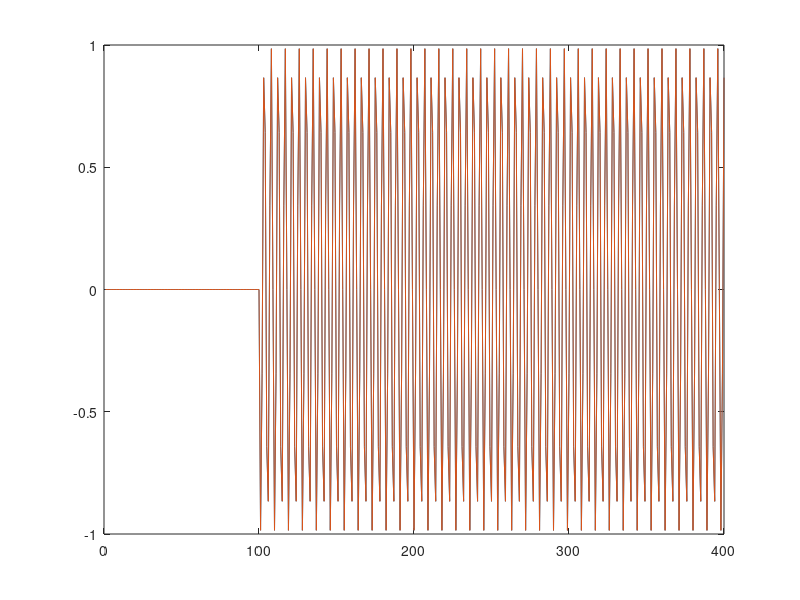

This chart was generated by the following MATLAB code:
clear;

fs=8000;

f0=440;
w0=f0*pi/180;

N=400;

y=zeros(N,1);
x=zeros(N,1);
x(100)=1;

r=1.000001;

a1=-2*r*cos(w0*fs);
a2=r*r;
b0=0;
b1=r*sin(w0*fs);
b2=0;

for n=3:1:N
  y(n)=b0*x(n)+b1*x(n-1)+b2*x(n-2)-a1*y(n-1)-a2*y(n-2);
endfor

clf;
plot(y);
hold on;

for n=100:1:N
  yy(n)=(r^(n-100))*sin(w0*(n-100)*fs);
endfor

plot(yy);
